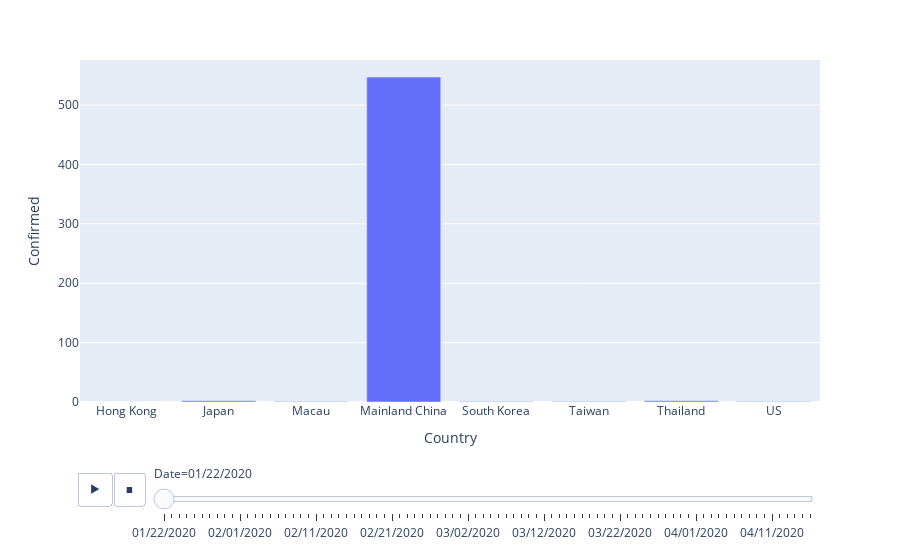

Notebook source saved alongside this figure:
### Code cell
fig_12=px.bar(
    data_3,
    x="Country",
    y="Confirmed",
    animation_frame="Date"
)
fig_12.show()

### Figure 1 — Plotly figure (JSON) as saved in the notebook; plotly's stock layout.template omitted (floating-point values rounded to 4 significant figures)
{"data": [{"alignmentgroup": "True", "hovertemplate": "Date=01/22/2020<br>Country=%{x}<br>Confirmed=%{y}<extra></extra>", "legendgroup": "", "marker": {"color": "#636efa"}, "name": "", "offsetgroup": "", "orientation": "v", "showlegend": false, "textposition": "auto", "type": "bar", "x": ["Hong Kong", "Japan", "Macau", "Mainland China", "South Korea", "Taiwan", "Thailand", "US"], "xaxis": "x", "y": [0, 2, 1, 547, 1, 1, 2, 1], "yaxis": "y"}], "layout": {"barmode": "relative", "legend": {"tracegroupgap": 0}, "margin": {"t": 60}, "sliders": [{"active": 0, "currentvalue": {"prefix": "Date="}, "len": 0.9, "pad": {"b": 10, "t": 60}, "steps": [{"args": [["01/22/2020"], {"frame": {"duration": 0, "redraw": true}, "fromcurrent": true, "mode": "immediate", "transition": {"duration": 0, "easing": "linear"}}], "label": "01/22/2020", "method": "animate"}, {"args": [["01/23/2020"], {"frame": {"duration": 0, "redraw": true}, "fromcurrent": true, "mode": "immediate", "transition": {"duration": 0, "easing": "linear"}}], "label": "01/23/2020", "method": "animate"}, {"args": [["01/24/2020"], {"frame": {"duration": 0, "redraw": true}, "fromcurrent": true, "mode": "immediate", "transition": {"duration": 0, "easing": "linear"}}], "label": "01/24/2020", "method": "animate"}, {"args": [["01/25/2020"], {"frame": {"duration": 0, "redraw": true}, "fromcurrent": true, "mode": "immediate", "transition": {"duration": 0, "easing": "linear"}}], "label": "01/25/2020", "method": "animate"}, {"args": [["01/26/2020"], {"frame": {"duration": 0, "redraw": true}, "fromcurrent": true, "mode": "immediate", "transition": {"duration": 0, "easing": "linear"}}], "label": "01/26/2020", "method": "animate"}, {"args": [["01/27/2020"], {"frame": {"duration": 0, "redraw": true}, "fromcurrent": true, "mode": "immediate", "transition": {"duration": 0, "easing": "linear"}}], "label": "01/27/2020", "method": "animate"}, {"args": [["01/28/2020"], {"frame": {"duration": 0, "redraw": true}, "fromcurrent": true, "mode": "immediate", "transition": {"duration": 0, "easing": "linear"}}], "label": "01/28/2020", "method": "animate"}, {"args": [["01/29/2020"], {"frame": {"duration": 0, "redraw": true}, "fromcurrent": true, "mode": "immediate", "transition": {"duration": 0, "easing": "linear"}}], "label": "01/29/2020", "method": "animate"}, {"args": [["01/30/2020"], {"frame": {"duration": 0, "redraw": true}, "fromcurrent": true, "mode": "immediate", "transition": {"duration": 0, "easing": "linear"}}], "label": "01/30/2020", "method": "animate"}, {"args": [["01/31/2020"], {"frame": {"duration": 0, "redraw": true}, "fromcurrent": true, "mode": "immediate", "transition": {"duration": 0, "easing": "linear"}}], "label": "01/31/2020", "method": "animate"}, {"args": [["02/01/2020"], {"frame": {"duration": 0, "redraw": true}, "fromcurrent": true, "mode": "immediate", "transition": {"duration": 0, "easing": "linear"}}], "label": "02/01/2020", "method": "animate"}, {"args": [["02/02/2020"], {"frame": {"duration": 0, "redraw": true}, "fromcurrent": true, "mode": "immediate", "transition": {"duration": 0, "easing": "linear"}}], "label": "02/02/2020", "method": "animate"}, {"args": [["02/03/2020"], {"frame": {"duration": 0, "redraw": true}, "fromcurrent": true, "mode": "immediate", "transition": {"duration": 0, "easing": "linear"}}], "label": "02/03/2020", "method": "animate"}, {"args": [["02/04/2020"], {"frame": {"duration": 0, "redraw": true}, "fromcurrent": true, "mode": "immediate", "transition": {"duration": 0, "easing": "linear"}}], "label": "02/04/2020", "method": "animate"}, {"args": [["02/05/2020"], {"frame": {"duration": 0, "redraw": true}, "fromcurrent": true, "mode": "immediate", "transition": {"duration": 0, "easing": "linear"}}], "label": "02/05/2020", "method": "animate"}, {"args": [["02/06/2020"], {"frame": {"duration": 0, "redraw": true}, "fromcurrent": true, "mode": "immediate", "transition": {"duration": 0, "easing": "linear"}}], "label": "02/06/2020", "method": "animate"}, {"args": [["02/07/2020"], {"frame": {"duration": 0, "redraw": true}, "fromcurrent": true, "mode": "immediate", "transition": {"duration": 0, "easing": "linear"}}], "label": "02/07/2020", "method": "animate"}, {"args": [["02/08/2020"], {"frame": {"duration": 0, "redraw": true}, "fromcurrent": true, "mode": "immediate", "transition": {"duration": 0, "easing": "linear"}}], "label": "02/08/2020", "method": "animate"}, {"args": [["02/09/2020"], {"frame": {"duration": 0, "redraw": true}, "fromcurrent": true, "mode": "immediate", "transition": {"duration": 0, "easing": "linear"}}], "label": "02/09/2020", "method": "animate"}, {"args": [["02/10/2020"], {"frame": {"duration": 0, "redraw": true}, "fromcurrent": true, "mode": "immediate", "transition": {"duration": 0, "easing": "linear"}}], "label": "02/10/2020", "method": "animate"}, {"args": [["02/11/2020"], {"frame": {"duration": 0, "redraw": true}, "fromcurrent": true, "mode": "immediate", "transition": {"duration": 0, "easing": "linear"}}], "label": "02/11/2020", "method": "animate"}, {"args": [["02/12/2020"], {"frame": {"duration": 0, "redraw": true}, "fromcurrent": true, "mode": "immediate", "transition": {"duration": 0, "easing": "linear"}}], "label": "02/12/2020", "method": "animate"}, {"args": [["02/13/2020"], {"frame": {"duration": 0, "redraw": true}, "fromcurrent": true, "mode": "immediate", "transition": {"duration": 0, "easing": "linear"}}], "label": "02/13/2020", "method": "animate"}, {"args": [["02/14/2020"], {"frame": {"duration": 0, "redraw": true}, "fromcurrent": true, "mode": "immediate", "transition": {"duration": 0, "easing": "linear"}}], "label": "02/14/2020", "method": "animate"}, {"args": [["02/15/2020"], {"frame": {"duration": 0, "redraw": true}, "fromcurrent": true, "mode": "immediate", "transition": {"duration": 0, "easing": "linear"}}], "label": "02/15/2020", "method": "animate"}, {"args": [["02/16/2020"], {"frame": {"duration": 0, "redraw": true}, "fromcurrent": true, "mode": "immediate", "transition": {"duration": 0, "easing": "linear"}}], "label": "02/16/2020", "method": "animate"}, {"args": [["02/17/2020"], {"frame": {"duration": 0, "redraw": true}, "fromcurrent": true, "mode": "immediate", "transition": {"duration": 0, "easing": "linear"}}], "label": "02/17/2020", "method": "animate"}, {"args": [["02/18/2020"], {"frame": {"duration": 0, "redraw": true}, "fromcurrent": true, "mode": "immediate", "transition": {"duration": 0, "easing": "linear"}}], "label": "02/18/2020", "method": "animate"}, {"args": [["02/19/2020"], {"frame": {"duration": 0, "redraw": true}, "fromcurrent": true, "mode": "immediate", "transition": {"duration": 0, "easing": "linear"}}], "label": "02/19/2020", "method": "animate"}, {"args": [["02/20/2020"], {"frame": {"duration": 0, "redraw": true}, "fromcurrent": true, "mode": "immediate", "transition": {"duration": 0, "easing": "linear"}}], "label": "02/20/2020", "method": "animate"}, {"args": [["02/21/2020"], {"frame": {"duration": 0, "redraw": true}, "fromcurrent": true, "mode": "immediate", "transition": {"duration": 0, "easing": "linear"}}], "label": "02/21/2020", "method": "animate"}, {"args": [["02/22/2020"], {"frame": {"duration": 0, "redraw": true}, "fromcurrent": true, "mode": "immediate", "transition": {"duration": 0, "easing": "linear"}}], "label": "02/22/2020", "method": "animate"}, {"args": [["02/23/2020"], {"frame": {"duration": 0, "redraw": true}, "fromcurrent": true, "mode": "immediate", "transition": {"duration": 0, "easing": "linear"}}], "label": "02/23/2020", "method": "animate"}, {"args": [["02/24/2020"], {"frame": {"duration": 0, "redraw": true}, "fromcurrent": true, "mode": "immediate", "transition": {"duration": 0, "easing": "linear"}}], "label": "02/24/2020", "method": "animate"}, {"args": [["02/25/2020"], {"frame": {"duration": 0, "redraw": true}, "fromcurrent": true, "mode": "immediate", "transition": {"duration": 0, "easing": "linear"}}], "label": "02/25/2020", "method": "animate"}, {"args": [["02/26/2020"], {"frame": {"duration": 0, "redraw": true}, "fromcurrent": true, "mode": "immediate", "transition": {"duration": 0, "easing": "linear"}}], "label": "02/26/2020", "method": "animate"}, {"args": [["02/27/2020"], {"frame": {"duration": 0, "redraw": true}, "fromcurrent": true, "mode": "immediate", "transition": {"duration": 0, "easing": "linear"}}], "label": "02/27/2020", "method": "animate"}, {"args": [["02/28/2020"], {"frame": {"duration": 0, "redraw": true}, "fromcurrent": true, "mode": "immediate", "transition": {"duration": 0, "easing": "linear"}}], "label": "02/28/2020", "method": "animate"}, {"args": [["02/29/2020"], {"frame": {"duration": 0, "redraw": true}, "fromcurrent": true, "mode": "immediate", "transition": {"duration": 0, "easing": "linear"}}], "label": "02/29/2020", "method": "animate"}, {"args": [["03/01/2020"], {"frame": {"duration": 0, "redraw": true}, "fromcurrent": true, "mode": "immediate", "transition": {"duration": 0, "easing": "linear"}}], "label": "03/01/2020", "method": "animate"}, {"args": [["03/02/2020"], {"frame": {"duration": 0, "redraw": true}, "fromcurrent": true, "mode": "immediate", "transition": {"duration": 0, "easing": "linear"}}], "label": "03/02/2020", "method": "animate"}, {"args": [["03/03/2020"], {"frame": {"duration": 0, "redraw": true}, "fromcurrent": true, "mode": "immediate", "transition": {"duration": 0, "easing": "linear"}}], "label": "03/03/2020", "method": "animate"}, {"args": [["03/04/2020"], {"frame": {"duration": 0, "redraw": true}, "fromcurrent": true, "mode": "immediate", "transition": {"duration": 0, "easing": "linear"}}], "label": "03/04/2020", "method": "animate"}, {"args": [["03/05/2020"], {"frame": {"duration": 0, "redraw": true}, "fromcurrent": true, "mode": "immediate", "transition": {"duration": 0, "easing": "linear"}}], "label": "03/05/2020", "method": "animate"}, {"args": [["03/06/2020"], {"frame": {"duration": 0, "redraw": true}, "fromcurrent": true, "mode": "immediate", "transition": {"duration": 0, "easing": "linear"}}], "label": "03/06/2020", "method": "animate"}, {"args": [["03/07/2020"], {"frame": {"duration": 0, "redraw": true}, "fromcurrent": true, "mode": "immediate", "transition": {"duration": 0, "easing": "linear"}}], "label": "03/07/2020", "method": "animate"}, {"args": [["03/08/2020"], {"frame": {"duration": 0, "redraw": true}, "fromcurrent": true, "mode": "immediate", "transition": {"duration": 0, "easing": "linear"}}], "label": "03/08/2020", "method": "animate"}, {"args": [["03/09/2020"], {"frame": {"duration": 0, "redraw": true}, "fromcurrent": true, "mode": "immediate", "transition": {"duration": 0, "easing": "linear"}}], "label": "03/09/2020", "method": "animate"}, {"args": [["03/10/2020"], {"frame": {"duration": 0, "redraw": true}, "fromcurrent": true, "mode": "immediate", "transition": {"duration": 0, "easing": "linear"}}], "label": "03/10/2020", "method": "animate"}, {"args": [["03/11/2020"], {"frame": {"duration": 0, "redraw": true}, "fromcurrent": true, "mode": "immediate", "transition": {"duration": 0, "easing": "linear"}}], "label": "03/11/2020", "method": "animate"}, {"args": [["03/12/2020"], {"frame": {"duration": 0, "redraw": true}, "fromcurrent": true, "mode": "immediate", "transition": {"duration": 0, "easing": "linear"}}], "label": "03/12/2020", "method": "animate"}, {"args": [["03/13/2020"], {"frame": {"duration": 0, "redraw": true}, "fromcurrent": true, "mode": "immediate", "transition": {"duration": 0, "easing": "linear"}}], "label": "03/13/2020", "method": "animate"}, {"args": [["03/14/2020"], {"frame": {"duration": 0, "redraw": true}, "fromcurrent": true, "mode": "immediate", "transition": {"duration": 0, "easing": "linear"}}], "label": "03/14/2020", "method": "animate"}, {"args": [["03/15/2020"], {"frame": {"duration": 0, "redraw": true}, "fromcurrent": true, "mode": "immediate", "transition": {"duration": 0, "easing": "linear"}}], "label": "03/15/2020", "method": "animate"}, {"args": [["03/16/2020"], {"frame": {"duration": 0, "redraw": true}, "fromcurrent": true, "mode": "immediate", "transition": {"duration": 0, "easing": "linear"}}], "label": "03/16/2020", "method": "animate"}, {"args": [["03/17/2020"], {"frame": {"duration": 0, "redraw": true}, "fromcurrent": true, "mode": "immediate", "transition": {"duration": 0, "easing": "linear"}}], "label": "03/17/2020", "method": "animate"}, {"args": [["03/18/2020"], {"frame": {"duration": 0, "redraw": true}, "fromcurrent": true, "mode": "immediate", "transition": {"duration": 0, "easing": "linear"}}], "label": "03/18/2020", "method": "animate"}, {"args": [["03/19/2020"], {"frame": {"duration": 0, "redraw": true}, "fromcurrent": true, "mode": "immediate", "transition": {"duration": 0, "easing": "linear"}}], "label": "03/19/2020", "method": "animate"}, {"args": [["03/20/2020"], {"frame": {"duration": 0, "redraw": true}, "fromcurrent": true, "mode": "immediate", "transition": {"duration": 0, "easing": "linear"}}], "label": "03/20/2020", "method": "animate"}, {"args": [["03/21/2020"], {"frame": {"duration": 0, "redraw": true}, "fromcurrent": true, "mode": "immediate", "transition": {"duration": 0, "easing": "linear"}}], "label": "03/21/2020", "method": "animate"}, {"args": [["03/22/2020"], {"frame": {"duration": 0, "redraw": true}, "fromcurrent": true, "mode": "immediate", "transition": {"duration": 0, "easing": "linear"}}], "label": "03/22/2020", "method": "animate"}, {"args": [["03/23/2020"], {"frame": {"duration": 0, "redraw": true}, "fromcurrent": true, "mode": "immediate", "transition": {"duration": 0, "easing": "linear"}}], "label": "03/23/2020", "method": "animate"}, {"args": [["03/24/2020"], {"frame": {"duration": 0, "redraw": true}, "fromcurrent": true, "mode": "immediate", "transition": {"duration": 0, "easing": "linear"}}], "label": "03/24/2020", "method": "animate"}, {"args": [["03/25/2020"], {"frame": {"duration": 0, "redraw": true}, "fromcurrent": true, "mode": "immediate", "transition": {"duration": 0, "easing": "linear"}}], "label": "03/25/2020", "method": "animate"}, {"args": [["03/26/2020"], {"frame": {"duration": 0, "redraw": true}, "fromcurrent": true, "mode": "immediate", "transition": {"duration": 0, "easing": "linear"}}], "label": "03/26/2020", "method": "animate"}, {"args": [["03/27/2020"], {"frame": {"duration": 0, "redraw": true}, "fromcurrent": true, "mode": "immediate", "transition": {"duration": 0, "easing": "linear"}}], "label": "03/27/2020", "method": "animate"}, {"args": [["03/28/2020"], {"frame": {"duration": 0, "redraw": true}, "fromcurrent": true, "mode": "immediate", "transition": {"duration": 0, "easing": "linear"}}], "label": "03/28/2020", "method": "animate"}, {"args": [["03/29/2020"], {"frame": {"duration": 0, "redraw": true}, "fromcurrent": true, "mode": "immediate", "transition": {"duration": 0, "easing": "linear"}}], "label": "03/29/2020", "method": "animate"}, {"args": [["03/30/2020"], {"frame": {"duration": 0, "redraw": true}, "fromcurrent": true, "mode": "immediate", "transition": {"duration": 0, "easing": "linear"}}], "label": "03/30/2020", "method": "animate"}, {"args": [["03/31/2020"], {"frame": {"duration": 0, "redraw": true}, "fromcurrent": true, "mode": "immediate", "transition": {"duration": 0, "easing": "linear"}}], "label": "03/31/2020", "method": "animate"}, {"args": [["04/01/2020"], {"frame": {"duration": 0, "redraw": true}, "fromcurrent": true, "mode": "immediate", "transition": {"duration": 0, "easing": "linear"}}], "label": "04/01/2020", "method": "animate"}, {"args": [["04/02/2020"], {"frame": {"duration": 0, "redraw": true}, "fromcurrent": true, "mode": "immediate", "transition": {"duration": 0, "easing": "linear"}}], "label": "04/02/2020", "method": "animate"}, {"args": [["04/03/2020"], {"frame": {"duration": 0, "redraw": true}, "fromcurrent": true, "mode": "immediate", "transition": {"duration": 0, "easing": "linear"}}], "label": "04/03/2020", "method": "animate"}, {"args": [["04/04/2020"], {"frame": {"duration": 0, "redraw": true}, "fromcurrent": true, "mode": "immediate", "transition": {"duration": 0, "easing": "linear"}}], "label": "04/04/2020", "method": "animate"}, {"args": [["04/05/2020"], {"frame": {"duration": 0, "redraw": true}, "fromcurrent": true, "mode": "immediate", "transition": {"duration": 0, "easing": "linear"}}], "label": "04/05/2020", "method": "animate"}, {"args": [["04/06/2020"], {"frame": {"duration": 0, "redraw": true}, "fromcurrent": true, "mode": "immediate", "transition": {"duration": 0, "easing": "linear"}}], "label": "04/06/2020", "method": "animate"}, {"args": [["04/07/2020"], {"frame": {"duration": 0, "redraw": true}, "fromcurrent": true, "mode": "immediate", "transition": {"duration": 0, "easing": "linear"}}], "label": "04/07/2020", "method": "animate"}, {"args": [["04/08/2020"], {"frame": {"duration": 0, "redraw": true}, "fromcurrent": true, "mode": "immediate", "transition": {"duration": 0, "easing": "linear"}}], "label": "04/08/2020", "method": "animate"}, {"args": [["04/09/2020"], {"frame": {"duration": 0, "redraw": true}, "fromcurrent": true, "mode": "immediate", "transition": {"duration": 0, "easing": "linear"}}], "label": "04/09/2020", "method": "animate"}, {"args": [["04/10/2020"], {"frame": {"duration": 0, "redraw": true}, "fromcurrent": true, "mode": "immediate", "transition": {"duration": 0, "easing": "linear"}}], "label": "04/10/2020", "method": "animate"}, {"args": [["04/11/2020"], {"frame": {"duration": 0, "redraw": true}, "fromcurrent": true, "mode": "immediate", "transition": {"duration": 0, "easing": "linear"}}], "label": "04/11/2020", "method": "animate"}, {"args": [["04/12/2020"], {"frame": {"duration": 0, "redraw": true}, "fromcurrent": true, "mode": "immediate", "transition": {"duration": 0, "easing": "linear"}}], "label": "04/12/2020", "method": "animate"}, {"args": [["04/13/2020"], {"frame": {"duration": 0, "redraw": true}, "fromcurrent": true, "mode": "immediate", "transition": {"duration": 0, "easing": "linear"}}], "label": "04/13/2020", "method": "animate"}, {"args": [["04/14/2020"], {"frame": {"duration": 0, "redraw": true}, "fromcurrent": true, "mode": "immediate", "transition": {"duration": 0, "easing": "linear"}}], "label": "04/14/2020", "method": "animate"}, {"args": [["04/15/2020"], {"frame": {"duration": 0, "redraw": true}, "fromcurrent": true, "mode": "immediate", "transition": {"duration": 0, "easing": "linear"}}], "label": "04/15/2020", "method": "animate"}, {"args": [["04/16/2020"], {"frame": {"duration": 0, "redraw": true}, "fromcurrent": true, "mode": "immediate", "transition": {"duration": 0, "easing": "linear"}}], "label": "04/16/2020", "method": "animate"}], "x": 0.1, "xanchor": "left", "y": 0, "yanchor": "top"}], "updatemenus": [{"buttons": [{"args": [null, {"frame": {"duration": 500, "redraw": true}, "fromcurrent": true, "mode": "immediate", "transition": {"duration": 500, "easing": "linear"}}], "label": "&#9654;", "method": "animate"}, {"args": [[null], {"frame": {"duration": 0, "redraw": true}, "fromcurrent": true, "mode": "immediate", "transition": {"duration": 0, "easing": "linear"}}], "label": "&#9724;", "method": "animate"}], "direction": "left", "pad": {"r": 10, "t": 70}, "showactive": false, "type": "buttons", "x": 0.1, "xanchor": "right", "y": 0, "yanchor": "top"}], "xaxis": {"anchor": "y", "domain": [0, 1], "title": {"text": "Country"}}, "yaxis": {"anchor": "x", "domain": [0, 1], "title": {"text": "Confirmed"}}}}
